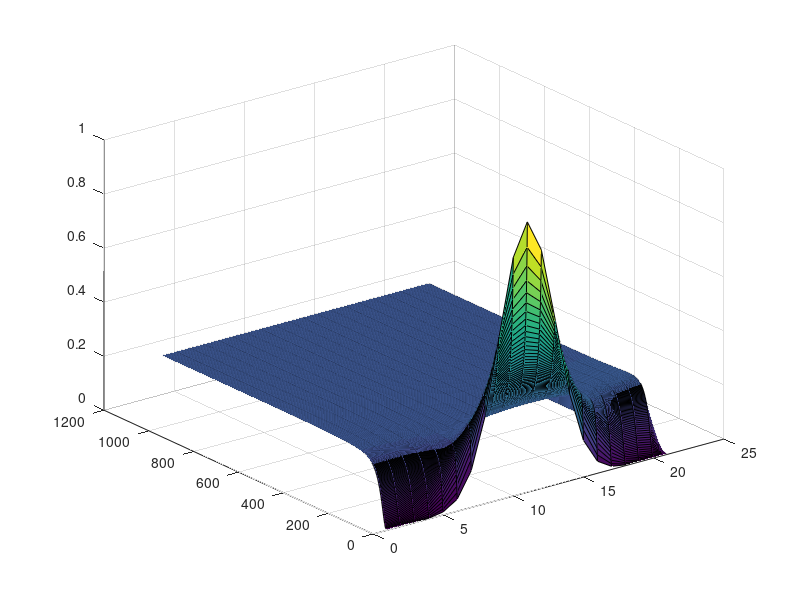

This chart was generated by the following MATLAB code:
clear;clc;

D = .1;  % diffusion constant
L = 1;  % system size
dx = .05; % step of spatial discretization
h = .01;  % timestep
max_t = 10;  % total simulation time

N = L / dx; % Number of nodes
beta = (h*D/(dx^2)); % Constant used in main loop

if (2*D*h/(dx^2)) > .99
    disp('Von Neumann stability condition not met!');
end

% initial concentration profile
x = [0:dx:L];
sigma = 0.1; mu = .5;
C(1,:) = exp(-((x-mu).^2)/(2*sigma^2));

% loop over time
step = 2;
for t = 0:h:max_t
    for i = 2:N-1
        C(step,i) = C(step-1,i) + ...
                    beta*(C(step-1,i+1) - 2*C(step-1,i) + C(step-1,i-1));
    end
    C(step,1) = C(step-1,1) + 2*beta*(C(step-1,2) - C(step-1,1));
    C(step,N) = C(step-1,N) - 2*beta*(C(step-1,N) - C(step-1,N-1));
    step = step+1;
end

surf(C);